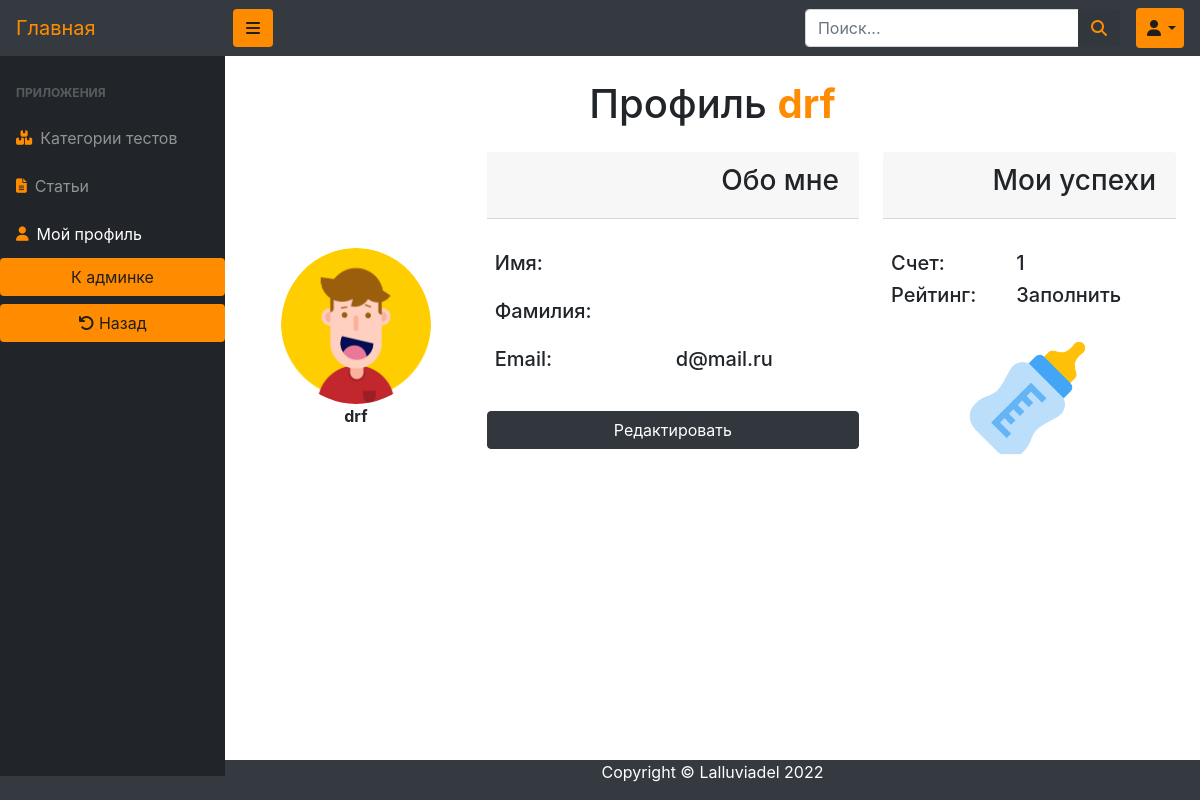
The app's page /users/profile/ (signed in) with its own data.
### users/models.py (models this page shows, shortened)
class MyUser(AbstractUser):
    img = models.ImageField(blank=True, upload_to=users_image_path)
    email = models.EmailField(unique=True)
    score = models.PositiveIntegerField(default=0)

### users/views.py (the view)
# urls.py: path('profile/', profile, name='profile'),
def profile(request):
    context = {
        'title': 'Мой профиль',
        'form': UserProfileForm(),
    }
    return render(request, 'users/profile.html', context)

### users/forms.py
class UserProfileForm(UserChangeForm):
    img = forms.ImageField(widget=forms.FileInput(), required=False)
    class Meta:
        model = MyUser
        fields = ('username', 'email', 'first_name', 'last_name', 'img', 'score')
    def __init__(self, *args, **kwargs):
        super(UserProfileForm, self).__init__(*args, **kwargs)
        self.fields['username'].widget.attrs['readonly'] = True
        self.fields['email'].widget.attrs['readonly'] = True
        for field_name, field in self.fields.items():
            field.widget.attrs['class'] = 'form-control py-4'
        self.fields['img'].widget.attrs['class'] = 'custom-file-input'

### questions/context_processors.py (called while the page is built)
def categories(request):
    return {
        'categories': QuestionCategory.objects.all(),
    }

def users(request):
    return {
        'users': MyUser.objects.all(),
    }

def questions(request):
    return {
        'questions': Question.objects.all(),
    }

### users/templates/users/profile.html
{% extends 'questions/base.html' %}
{% load static %}
{% block content %}
    <div id="layoutSidenav_content">
        <main>
            <div class="container-fluid text-center">
                <h1 class="mt-4">Профиль <b class="oranged">{{ user.username }}</b></h1>
                <div class="row justify-content-center mt-4">
                    <div class="col-md-3">
                        <div class="d-flex flex-column align-items-center text-center p-3 py-5">
                            <img class="rounded-circle mt-5" width="150px"
                                 src="{% if user.img %} {{ user.img.url }} {% else %} {% static 'vendor/img/users/default.png' %} {% endif %}"
                                 alt="">
                            <span class="font-weight-bold font-large">{{ user.username }}</span>
                        </div>
                    </div>
                    <div class="col-md-5">
                        <div class="header-h2 card-header">
                            <h3 class="text-right">Обо мне</h3>
                        </div>
                        <div class="profile_catcher text-left mt-4">
                            {% include "includes/profile_data.html" %}
                            <button class="btn mt-4 btn-primary gradient btn-block" id="profile_edit">
                                Редактировать
                            </button>
                        </div>
                    </div>
                    <div class="col-md-4">
                        <div class="header-h2 card-header">
                            <h3 class="text-right">Мои успехи</h3>
                        </div>
                        <div class="row mt-4 text-left">
                            <div class="col-md-auto m-2">
                                <h5>Счет:</h5>
                                <h5>Рейтинг:</h5>
                            </div>
                            <div class="col-md-auto m-2">
                                <h5>{{ user.score }}</h5>
                                <h5>Заполнить</h5>
                            </div>
                        </div>
                        <img width="150px"
                             src="{% if user.score < 10 %}
                                {% static 'achievements/baby.png' %}
                            {% elif user.score >= 10 and user.score < 50 %}
                                {% static 'achievements/first_steps.png' %}
                            {% elif user.score >= 50 and user.score < 100 %}
                                {% static 'achievements/book.png' %}
                            {% else %}
                                {% static 'achievements/smarty.png' %}
                            {% endif %}" alt="">
                    </div>
                </div>
            </div>
        </main>
    {% include 'questions/includes/footer.html' %}
    </div>
{% endblock %}

### users/templates/includes/profile_data.html
<div class="row mt-2">
    <div class="col-md-5 m-2"><h5>Имя:</h5></div>
    <div class="col-md-5 m-2"><h5>{{ user.last_name }}</h5></div>
    <div class="col-md-5 m-2"><h5>Фамилия:</h5></div>
    <div class="col-md-5 m-2"><h5>{{ user.first_name }}</h5></div>
    <div class="col-md-5 m-2"><h5>Email:</h5></div>
    <div class="col-md-5 m-2"><h5>{{ user.email }}</h5></div>
</div>

### static/css/admin.css (style rules this page uses)
a:hover, .oranged { color: #FF8C00 !important; }

### records on screen
MyUser: username "drf", email "d@mail.ru", score "1"
